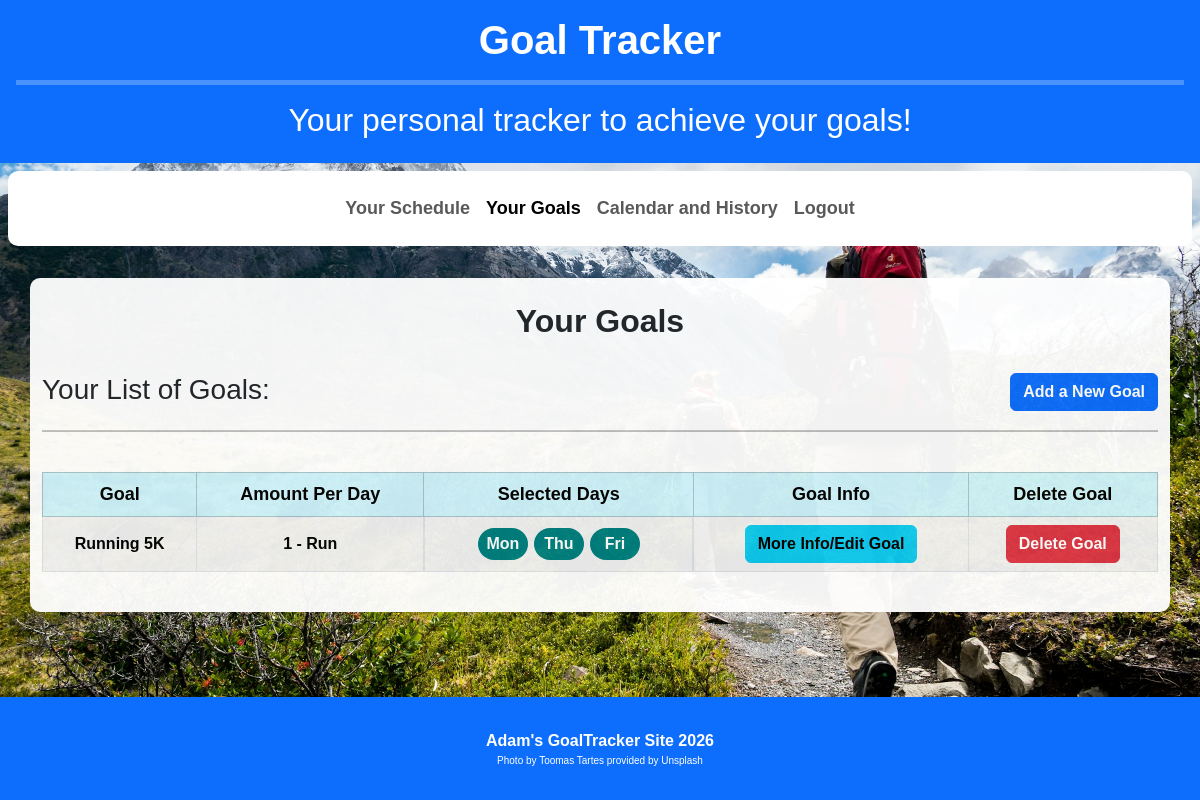
The app's page /goals (signed in) with its own data.
### tables this page shows
CREATE TABLE "goals" (
goal_id INTEGER PRIMARY KEY AUTOINCREMENT NOT NULL,
user_id INTEGER NOT NULL,
goal_title TEXT NOT NULL,
length_of_goal INTEGER NOT NULL,
unit_type_of_length TEXT NOT NULL,
progress_number INTEGER DEFAULT 0,
progress_state INTEGER DEFAULT 1,
date_progress_last_updated TEXT NOT NULL,
s_goal TEXT NOT NULL,
m_goal TEXT NOT NULL,
a_goal TEXT NOT NULL,
r_goal TEXT NOT NULL,
t_goal TEXT NOT NULL,
monday BOOLEAN DEFAULT FALSE,
tuesday BOOLEAN DEFAULT FALSE,
wednesday BOOLEAN DEFAULT FALSE,
thursday BOOLEAN DEFAULT FALSE,
friday BOOLEAN DEFAULT FALSE,
saturday BOOLEAN DEFAULT FALSE,
sunday BOOLEAN DEFAULT FALSE,
day INTEGER NOT NULL,
month INTEGER NOT NULL,
year INTEGER NOT NULL
);

### app.py (the view)
@app.route("/goals")
@login_required
def goals():
    currentuserid = session["user_id"]
    usergoals = True
    usersgoaltotal = db.execute(
        "SELECT COUNT(goal_title) FROM goals WHERE user_id = ?", currentuserid)
    if usersgoaltotal[0]['COUNT(goal_title)'] == 0:
        usergoals = False
        return render_template("goals.html", usergoals=usergoals)
    elif usersgoaltotal[0]['COUNT(goal_title)'] == None:
        usergoals = False
        return render_template("goals.html", usergoals=usergoals)
    else:
        userscurrentgoals = []
        usersgoaldata = db.execute(
            "SELECT goal_title, length_of_goal, unit_type_of_length, monday, tuesday, wednesday, thursday, friday, saturday, sunday FROM goals WHERE user_id = ?", currentuserid)
        for goaldata in usersgoaldata:
            goal_title = goaldata["goal_title"]
            length_of_goal = goaldata["length_of_goal"]
            unit_type_of_length = goaldata["unit_type_of_length"]
            monday = goaldata["monday"]
            tuesday = goaldata["tuesday"]
            wednesday = goaldata["wednesday"]
            thursday = goaldata["thursday"]
            friday = goaldata["friday"]
            saturday = goaldata["saturday"]
            sunday = goaldata["sunday"]
            goaldatadict = {
                "goal_title": goal_title,
                "length_of_goal": length_of_goal,
                "unit_type_of_length": unit_type_of_length,
                "monday": monday,
                "tuesday": tuesday,
                "wednesday": wednesday,
                "thursday": thursday,
                "friday": friday,
                "saturday": saturday,
                "sunday": sunday,
            }
            userscurrentgoals.append(goaldatadict)
        return render_template("goals.html", usersgoals=usergoals, userscurrentgoals=userscurrentgoals)

### app.py (called while the page is built)
@app.after_request
def after_request(response):
    response.headers["Cache-Control"] = "no-cache, no-store, must-revalidate"
    response.headers["Expires"] = 0
    response.headers["Pragma"] = "no-cache"
    return response

### helpers.py (called while the page is built)
def login_required(f):
    @wraps(f)
    def decorated_function(*args, **kwargs):
        if session.get("user_id") is None:
            return redirect("/login")
        return f(*args, **kwargs)
    return decorated_function

### templates/goals.html (shortened to what this page needs)
{% extends "layout.html" %}
{% block body %}
    <header class="header">
        <h1 class="goal_tracker_heading"><a href="/">Goal Tracker</a></h1>
        <hr>
        <h2>Your personal tracker to achieve your goals!</h2>
    </header>
    <nav class="navbar navbar-expand-lg m-2" style="background-color: white;">
        <div class="container-fluid">
            <div class="collapse navbar-collapse" id="navbarNav">
                {% if session["user_id"] %}
                    <ul class="navbar-nav mx-auto p-2">
                        <li class="nav-item">
                            <a class="nav-link" href="/">Your Schedule</a>
                        </li>
                        <li class="nav-item">
                            <a class="nav-link active" aria-current="page" href="/goals">Your Goals</a>
                        </li>
                        <li class="nav-item">
                            <a class="nav-link" href="/calendar">Calendar and History</a>
                        </li>
                        <li class="nav-item">
                            <a class="nav-link" href="/logout">Logout</a>
                        </li>
                    </ul>
                {% endif %}
            </div>
        </div>
    </nav>
    <br>
    <main class="container">
        <br>
        <h2 class="pagetitleheading">Your Goals</h2>
        <br>
        {% if usersgoals == True %}
            <div class="goaltableheading">
                <h3>Your List of Goals:</h3>
                <form action="/add_goal"><button class="btn btn-primary"><strong>Add a New Goal</strong></button></form>
            </div>
            <hr>
            <br>
            <table class="table table-bordered table-striped">
                <thead>
                    <tr class="table-info">
                        <th class="table_headings">Goal</th>
                        <th class="table_headings">Amount Per Day</th>
                        <th class="table_headings">Selected Days</th>
                        <th class="table_headings">Goal Info</th>
                        <th class="table_headings">Delete Goal</th>
                    </tr>
                </thead>
                <tbody>
                    {% for goal in userscurrentgoals %}
                        <tr>
                            <td class="tabledata">{{ goal["goal_title"] }}</td>
                            <td class="tabledata">{{ goal["length_of_goal"] }} - {{ goal["unit_type_of_length"] }}</td>
                            <td class="goaltabledays tabledata">
                                {% if goal.monday == True %}
                                    <div class="daypills">Mon</div>
                                {% endif %}
                                {% if goal.thursday == True %}
                                    <div class="daypills">Thu</div>
                                {% endif %}
                                {% if goal.friday == True %}
                                    <div class="daypills">Fri</div>
                                {% endif %}
                            </td>
                            <td class="tabledata"><form action="/goalinfo"><button class="btn btn-info" name="goal_title" value="{{ goal['goal_title'] }}" type="submit"><strong>More Info/Edit Goal</strong></button></form></td>
                            <td class="tabledata"><form action="/delete_goal"><button class="btn btn-danger" name="goal_title" value="{{ goal['goal_title'] }}" type="submit"><strong>Delete Goal</strong></button></form></td>
                        </tr>
                    {% endfor %}
                </tbody>
            </table>
        {% else %}
            <h3 class="pagetitleheading">Your list is currently empty.</h3>
            <h5 class="pagetitleheading">Click <a href="/add_goal">here</a> to add your goal!</h5>
        {% endif %}
        <br>
    </main>
    <footer>
        <p><strong>Adam's GoalTracker Site 2026</strong></p>
        <p class="photo_info">Photo by Toomas Tartes provided by Unsplash</p>
    </footer>
{% endblock %}

### static/styles.css (style rules this page uses)
#body_styling { background-color: lightblue; background-image: url('toomas-tartes-Yizrl9N_eDA-unsplash_medium.jpg'); background-attachment: fixed; background-repeat: no-repeat; background-size: cover; background-position: top; font-family: sans-serif; }
.container { background-color: white; opacity: 95%; border-radius: 10px; }
.header hr { height: 5px; background-color: white; }
.header { background-color: #0d6efd; color: white; padding: 1rem; text-align: center; }
.goal_tracker_heading a { text-decoration: none; color: white; font-weight: bold; }
hr { background-color: black; height: 2px; }
.pagetitleheading, .pagesubheading { text-align: center; font-weight: bold; }
nav { font-size: large; font-weight: bold; border-radius: 10px; }
.table_headings { text-align: center; vertical-align: middle; font-size: large; }
.goaltableheading { display: flex; }
.goaltableheading form { margin-left: auto; }
.tabledata { text-align: center; vertical-align: middle; font-weight: bold; }
.goaltabledays { display: flex; flex-wrap: wrap; justify-content: center; }
.daypills { background: teal; color: white; padding: 4px; text-align: center; border-radius: 99px; width: 50px; margin: 3px; }
footer { background-color: #0d6efd; color: #fff; margin-top: 3rem; padding: 2rem; text-align: center; width: 100%; position: fixed; bottom: 0; }
footer p { margin: 0; }
.photo_info { font-size: x-small; }

### records on screen
goals: goal_title "Running 5K", length_of_goal "1", unit_type_of_length "Run", monday "Mon", thursday "Thu", friday "Fri"
